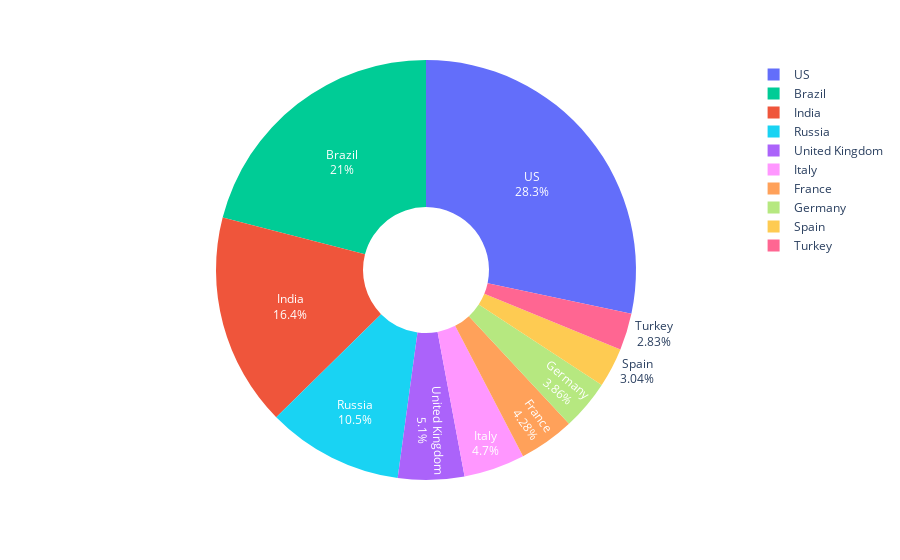

Notebook code cell kept with this figure:
### Markdown cell above
<h1><center>Top 10 Countries with Highest Death Counts</center><h1>

### Code cell
import plotly.express as px
# This dataframe has 244 lines, but 4 distinct values for `day`
fig = px.pie(sorted_country_df.head(10), values='deaths', names='Country', color="Country",hole=0.3)
fig.update_traces(textinfo="label+percent",insidetextfont=dict(color="white"))
fig.update_layout(legend={"itemclick": False})

fig.show()

### Figure 1 — Plotly figure (JSON) as saved in the notebook; plotly's stock layout.template omitted (floating-point values rounded to 4 significant figures)
{"data": [{"customdata": [["US"], ["India"], ["Brazil"], ["United Kingdom"], ["France"], ["Russia"], ["Turkey"], ["Germany"], ["Italy"], ["Spain"]], "domain": {"x": [0, 1], "y": [0, 1]}, "hole": 0.3, "hovertemplate": "Country=%{customdata[0]}<br>deaths=%{value}<extra></extra>", "insidetextfont": {"color": "white"}, "labels": ["US", "India", "Brazil", "United Kingdom", "France", "Russia", "Turkey", "Germany", "Italy", "Spain"], "legendgroup": "", "marker": {"colors": ["#636efa", "#EF553B", "#00cc96", "#ab63fa", "#FFA15A", "#19d3f3", "#FF6692", "#B6E880", "#FF97FF", "#FECB52"]}, "name": "", "showlegend": true, "textinfo": "label+percent", "type": "pie", "values": [837594, 483936, 620251, 150634, 126427, 309787, 83702, 114033, 139038, 89934]}], "layout": {"legend": {"itemclick": false, "tracegroupgap": 0}, "margin": {"t": 60}}}
